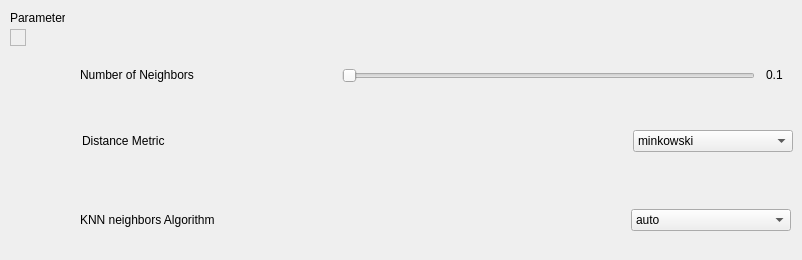
                  <widget class="QWidget" name="knn_classification_page">
                   <widget class="QWidget" name="layoutWidget">
                    <property name="geometry">
                     <rect>
                      <x>80</x>
                      <y>50</y>
                      <width>711</width>
                      <height>51</height>
                     </rect>
                    </property>
                    <layout class="QHBoxLayout" name="horizontalLayout_79">
                     <item>
                      <widget class="QLabel" name="knn_classification_label_n_neighbors">
                       <property name="sizePolicy">
                        <sizepolicy hsizetype="Fixed" vsizetype="Fixed">
                         <horstretch>0</horstretch>
                         <verstretch>0</verstretch>
                        </sizepolicy>
                       </property>
                       <property name="text">
                        <string>Number of Neighbors</string>
                       </property>
                      </widget>
                     </item>
                     <item>
                      <spacer name="horizontalSpacer_n_neighbors">
                       <property name="sizePolicy">
                        <sizepolicy hsizetype="Fixed" vsizetype="Minimum">
                         <horstretch>0</horstretch>
                         <verstretch>0</verstretch>
                        </sizepolicy>
                       </property>
                       <property name="orientation">
                        <enum>Qt::Horizontal</enum>
                       </property>
                       <property name="sizeType">
                        <enum>QSizePolicy::Fixed</enum>
                       </property>
                       <property name="sizeHint" stdset="0">
                        <size>
                         <width>142</width>
                         <height>18</height>
                        </size>
                       </property>
                      </spacer>
                     </item>
                     <item>
                      <widget class="QSlider" name="clas_knn_classification_n_neighbors">
                       <property name="sizePolicy">
                        <sizepolicy hsizetype="Expanding" vsizetype="Preferred">
                         <horstretch>0</horstretch>
                         <verstretch>0</verstretch>
                        </sizepolicy>
                       </property>
                       <property name="maximumSize">
                        <size>
                         <width>16777215</width>
                         <height>16777215</height>
                        </size>
                       </property>
                       <property name="minimum">
                        <number>1</number>
                       </property>
                       <property name="maximum">
                        <number>100</number>
                       </property>
                       <property name="orientation">
                        <enum>Qt::Horizontal</enum>
                       </property>
                      </widget>
                     </item>
                     <item>
                      <spacer name="horizontalSpacer_n_neighbors_2">
                       <property name="sizePolicy">
                        <sizepolicy hsizetype="Fixed" vsizetype="Minimum">
                         <horstretch>0</horstretch>
                         <verstretch>0</verstretch>
                        </sizepolicy>
                       </property>
                       <property name="orientation">
                        <enum>Qt::Horizontal</enum>
                       </property>
                       <property name="sizeType">
                        <enum>QSizePolicy::Fixed</enum>
                       </property>
                       <property name="sizeHint" stdset="0">
                        <size>
                         <width>5</width>
                         <height>5</height>
                        </size>
                       </property>
                      </spacer>
                     </item>
                     <item>
                      <widget class="QLabel" name="clas_knn_classification_episilon_label_6">
                       <property name="sizePolicy">
                        <sizepolicy hsizetype="Fixed" vsizetype="Fixed">
                         <horstretch>0</horstretch>
                         <verstretch>0</verstretch>
                        </sizepolicy>
                       </property>
                       <property name="minimumSize">
                        <size>
                         <width>25</width>
                         <height>0</height>
                        </size>
                       </property>
                       <property name="text">
                        <string>0.1</string>
                       </property>
                      </widget>
                     </item>
                    </layout>
                   </widget>
                   <widget class="QWidget" name="layoutWidget_2">
                    <property name="geometry">
                     <rect>
                      <x>82</x>
                      <y>111</y>
                      <width>711</width>
                      <height>61</height>
                     </rect>
                    </property>
                    <layout class="QHBoxLayout" name="horizontalLayout_80">
                     <item>
                      <widget class="QLabel" name="label_knn_classification_distance_metric">
                       <property name="sizePolicy">
                        <sizepolicy hsizetype="Preferred" vsizetype="Fixed">
                         <horstretch>0</horstretch>
                         <verstretch>0</verstretch>
                        </sizepolicy>
                       </property>
                       <property name="text">
                        <string>Distance Metric</string>
                       </property>
                      </widget>
                     </item>
                     <item>
                      <widget class="QComboBox" name="clas_knn_classification_metric_comboBox_9">
                       <property name="sizePolicy">
                        <sizepolicy hsizetype="Ignored" vsizetype="Fixed">
                         <horstretch>0</horstretch>
                         <verstretch>0</verstretch>
                        </sizepolicy>
                       </property>
                       <property name="maximumSize">
                        <size>
                         <width>160</width>
                         <height>16777215</height>
                        </size>
                       </property>
                       <item>
                        <property name="text">
                         <string>minkowski</string>
                        </property>
                       </item>
                       <item>
                        <property name="text">
                         <string>euclidean</string>
                        </property>
                       </item>
                       <item>
                        <property name="text">
                         <string>manhattan</string>
                        </property>
                       </item>
                       <item>
                        <property name="text">
                         <string>wminkowski</string>
                        </property>
                       </item>
                       <item>
                        <property name="text">
                         <string>seuclidean</string>
                        </property>
                       </item>
                       <item>
                        <property name="text">
                         <string>mahalanobis</string>
                        </property>
                       </item>
                       <item>
                        <property name="text">
                         <string>chebyshev</string>
                        </property>
                       </item>
                      </widget>
                     </item>
                    </layout>
                   </widget>
                   <widget class="QWidget" name="layoutWidget_3">
                    <property name="geometry">
                     <rect>
                      <x>80</x>
                      <y>190</y>
                      <width>711</width>
                      <height>61</height>
                     </rect>
                    </property>
                    <layout class="QHBoxLayout" name="horizontalLayout_knn_algorithm">
                     <item>
                      <widget class="QLabel" name="label_knn_classification_algorithm_type">
                       <property name="sizePolicy">
                        <sizepolicy hsizetype="Preferred" vsizetype="Fixed">
                         <horstretch>0</horstretch>
                         <verstretch>0</verstretch>
                        </sizepolicy>
                       </property>
                       <property name="text">
                        <string>KNN neighbors Algorithm</string>
                       </property>
                      </widget>
                     </item>
                     <item>
                      <widget class="QComboBox" name="clas_knn_classification_metric_comboBox">
                       <property name="sizePolicy">
                        <sizepolicy hsizetype="Ignored" vsizetype="Fixed">
                         <horstretch>0</horstretch>
                         <verstretch>0</verstretch>
                        </sizepolicy>
                       </property>
                       <property name="maximumSize">
                        <size>
                         <width>160</width>
                         <height>16777215</height>
                        </size>
                       </property>
                       <item>
                        <property name="text">
                         <string>auto</string>
                        </property>
                       </item>
                       <item>
                        <property name="text">
                         <string>ball_tree</string>
                        </property>
                       </item>
                       <item>
                        <property name="text">
                         <string>kd_tree</string>
                        </property>
                       </item>
                       <item>
                        <property name="text">
                         <string>brute</string>
                        </property>
                       </item>
                      </widget>
                     </item>
                    </layout>
                   </widget>
                   <widget class="QLabel" name="label_3">
                    <property name="geometry">
                     <rect>
                      <x>10</x>
                      <y>10</y>
                      <width>55</width>
                      <height>16</height>
                     </rect>
                    </property>
                    <property name="text">
                     <string>Parameters</string>
                    </property>
                   </widget>
                   <widget class="QFrame" name="frame_15">
                    <property name="geometry">
                     <rect>
                      <x>10</x>
                      <y>29</y>
                      <width>16</width>
                      <height>17</height>
                     </rect>
                    </property>
                    <property name="frameShape">
                     <enum>QFrame::StyledPanel</enum>
                    </property>
                    <property name="frameShadow">
                     <enum>QFrame::Raised</enum>
                    </property>
                   </widget>
                   <widget class="QLabel" name="label_6">
                    <property name="geometry">
                     <rect>
                      <x>100</x>
                      <y>70</y>
                      <width>101</width>
                      <height>16</height>
                     </rect>
                    </property>
                    <property name="text">
                     <string/>
                    </property>
                   </widget>
                  </widget>
